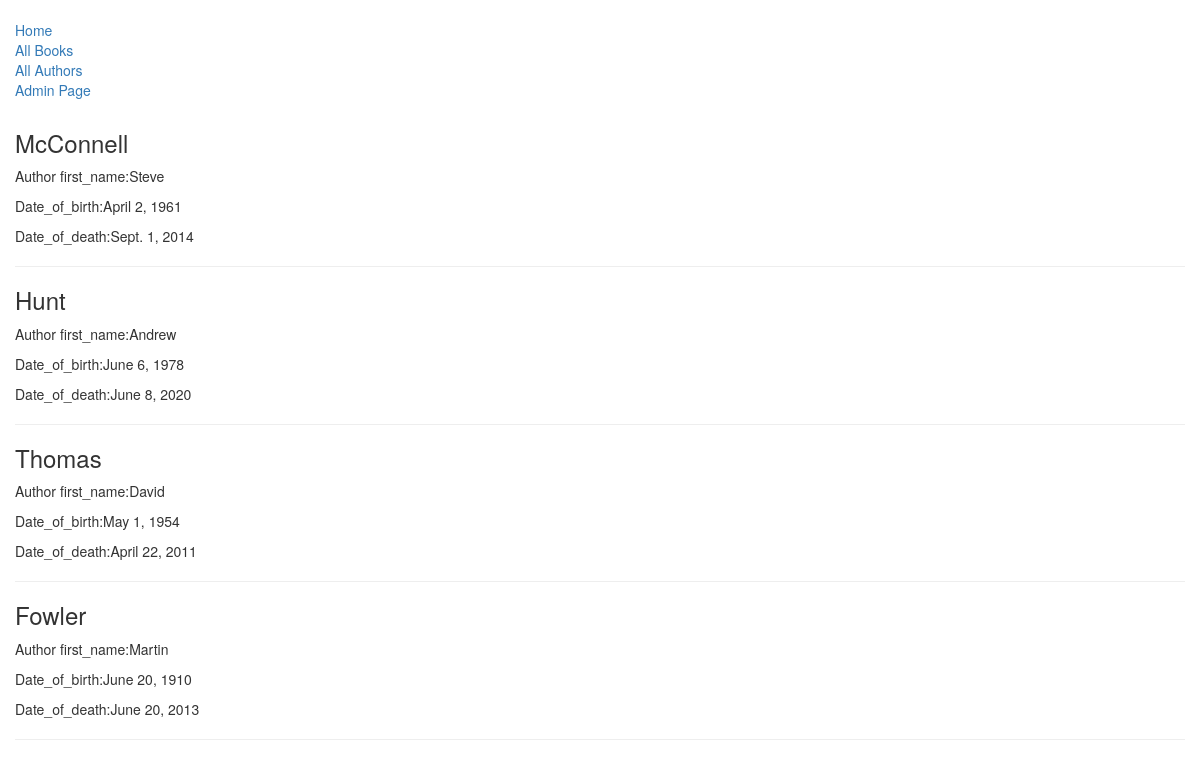
Page /lib/authors on the committed database.
### lib/models.py (models this page shows, shortened)
class Author(models.Model):
    first_name    = models.CharField(max_length=100)
    last_name     = models.CharField(max_length=100)
    date_of_birth = models.DateField(null=True , blank=True)
    date_of_death = models.DateField('Died', null=True , blank=True)

### lib/views.py (the view)
# urls.py: path('authors', views.AuthorListView.as_view(), name='authors')
class AuthorListView(generic.ListView):
    model = models.Author
    template_name = 'lib/author_list.html'

### lib/templates/lib/author_list.html
{% extends 'lib/base_generic.html' %}
{% block content %}
{% for author in author_list %}
    <h3>{{ author.last_name }}</h3>
    <p>Author first_name:{{author.first_name}}</p>
    <p>Date_of_birth:{{author.date_of_birth}}</p>
    <p>Date_of_death:{{author.date_of_death}}</p>
    <hr>
{% endfor %}
{% endblock %}

### rows in the picture
Author: last_name "McConnell", first_name "Steve", date_of_birth "April 2, 1961", date_of_death "Sept. 1, 2014"
Author: last_name "Hunt", first_name "Andrew", date_of_birth "June 6, 1978", date_of_death "June 8, 2020"
Author: last_name "Thomas", first_name "David", date_of_birth "May 1, 1954", date_of_death "April 22, 2011"
Author: last_name "Fowler", first_name "Martin", date_of_birth "June 20, 1910", date_of_death "June 20, 2013"
